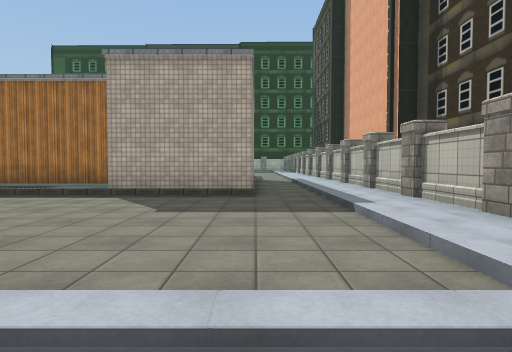
view 1 (above)

24 first-person views from a walk through a Unity game level. The camera is 1.2 m above the floor, tilts 2° down and sees 75° across. The floor is counted in squares, 2 m on a side. Each view is taken from the middle of a square. On the plan, view 1 faces up. The plan holds only what a view shows up to about 10 squares ahead; the rest is blank. The place goes on beyond the plan. The player is left out. Some surface patterns are stand-ins.

view 2
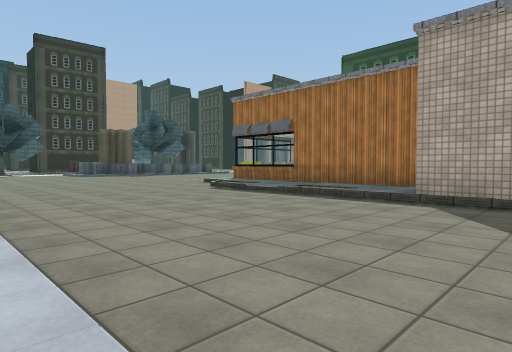

view 3
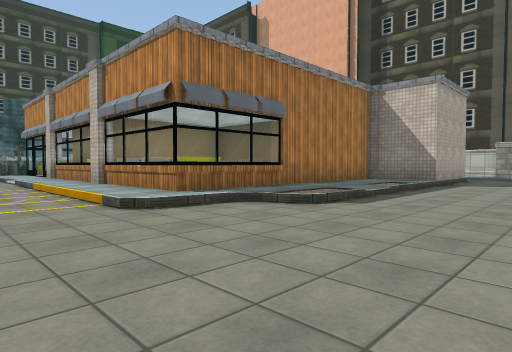

view 4
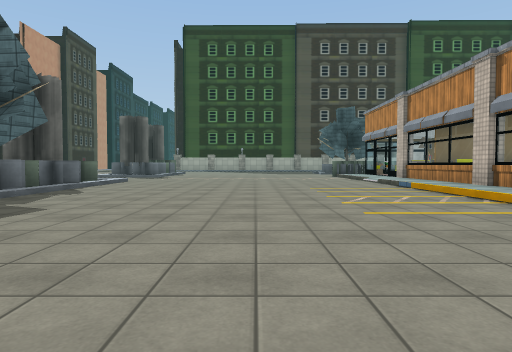

view 5
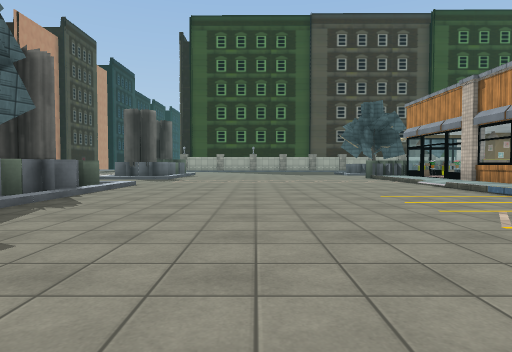

view 6
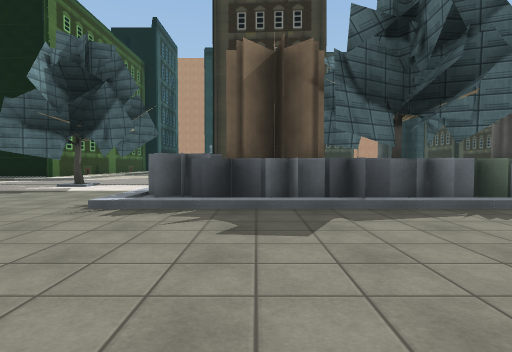

view 7
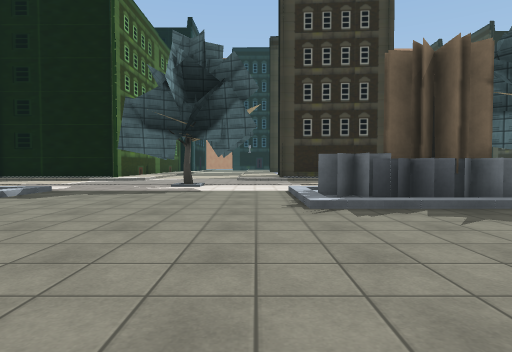

view 8
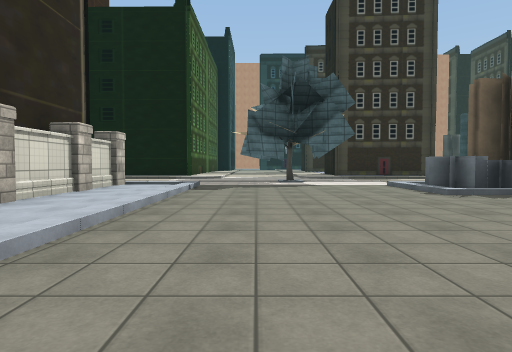

view 9
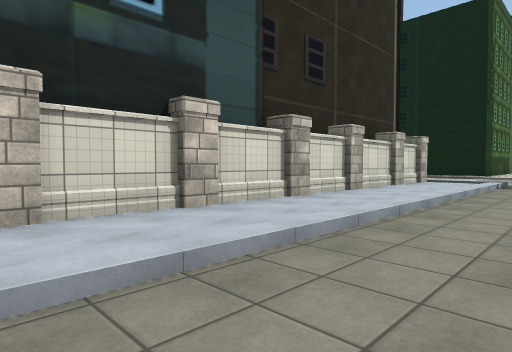

view 10
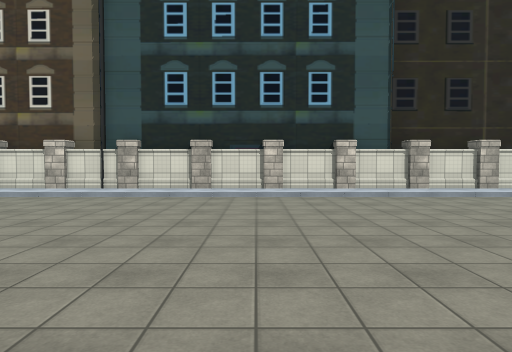

view 11
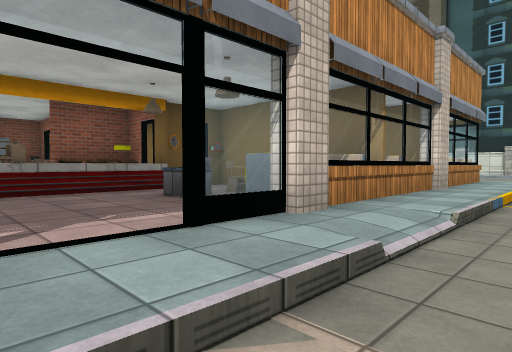

view 12
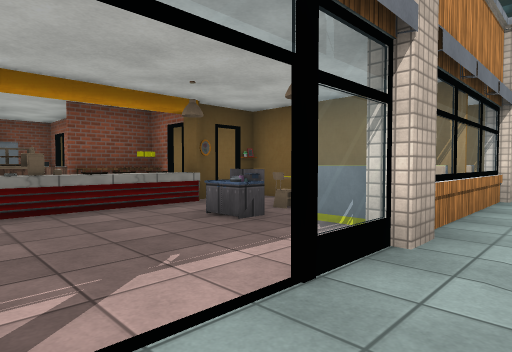

view 13
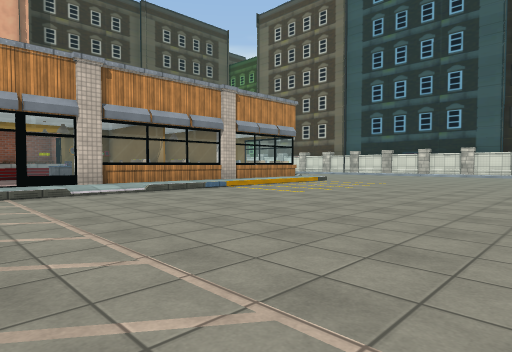

view 14
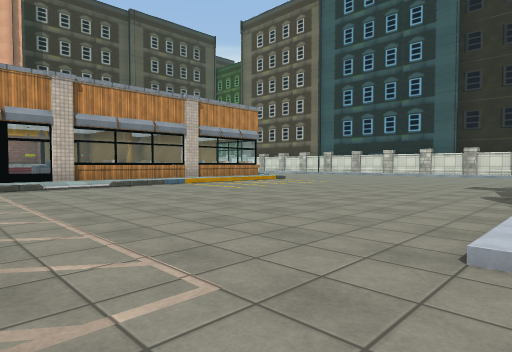

view 15
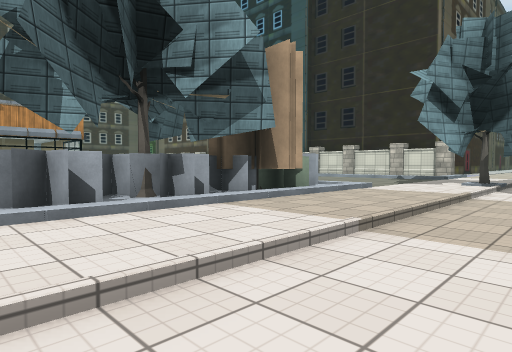

view 16
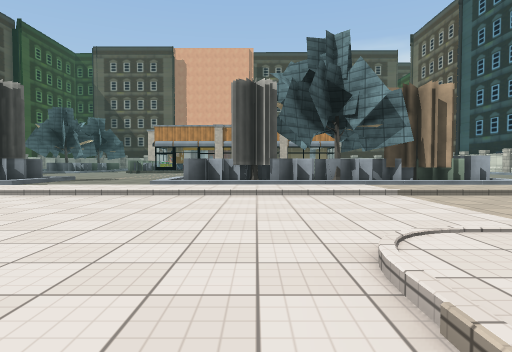

view 17
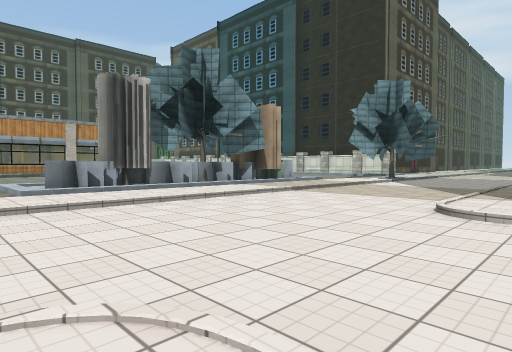

view 18
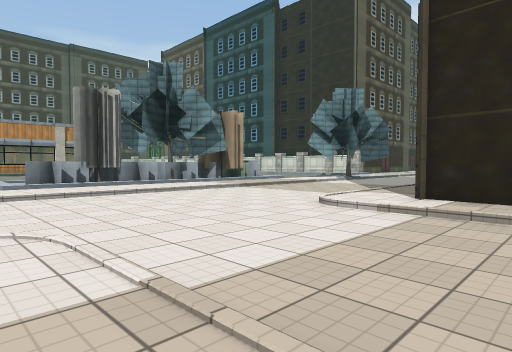

view 19
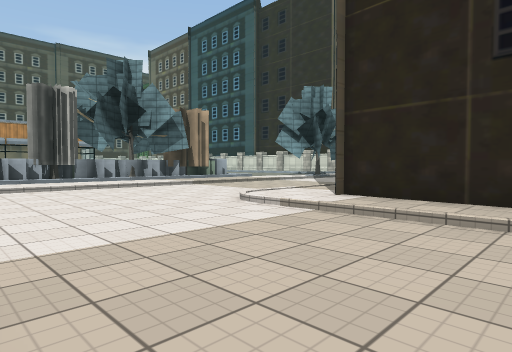

view 20
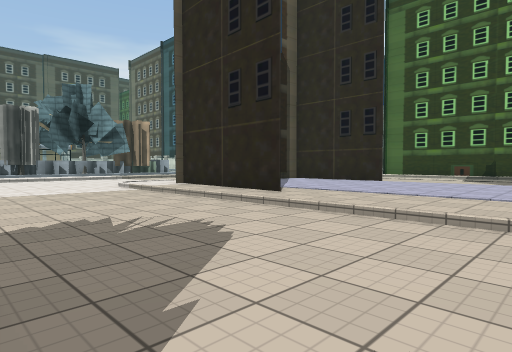

view 21
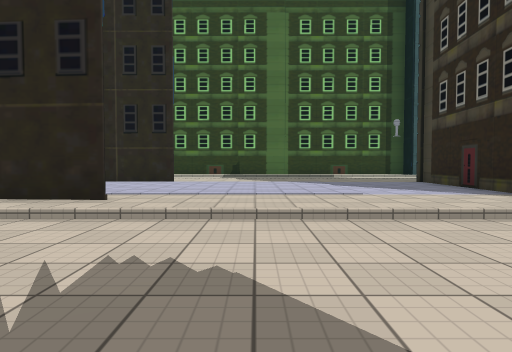

view 22
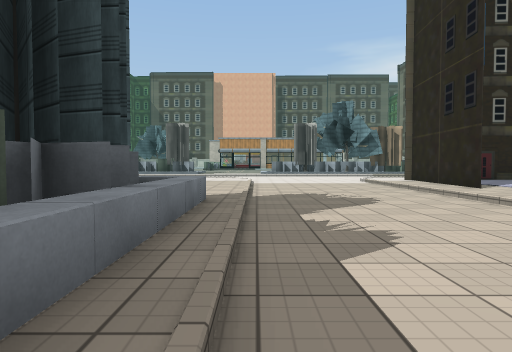

view 23
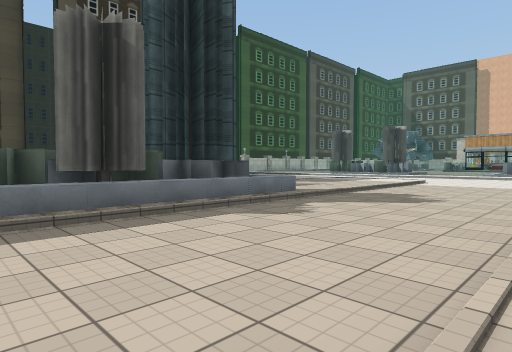

view 24
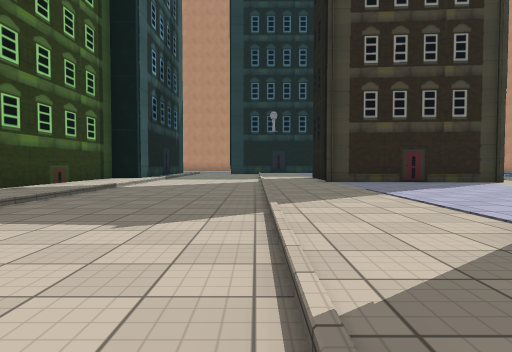

### Floor plan
Key: @ floor where view 1 was taken; # wall or solid block; . main floor; : floor 0.25 m higher than the main floor; - floor 0.25 m lower than the main floor; / step, stairs or slope; = window, fence, low wall or low ledge; ^ raised ledge; P pillar; B bin; O other object.
Columns run from 42 left of view 1 to 3 right of it. Each row starts with its distance up from view 1.
 19  #####O          -........... .//::
 18  OOOOO^.......----............./:::OO   O
 17 //////////////----............./=:O:^OOOOO
 16 ------------------../#/......../#OB#OO
 15 ------------------..###......../=OO##
 14 ------------------...##......../=O  ####
 13 ............./----..O O......../=   #
 12  # .....##### ----...OO......../# #O#
 11  #.........  .----..OOO......../#O OO
 10  #.........  .----..OOO......../#O  #     #. #
  9  #.........  .----..###......../#==#####   .PO
  8  #.........  .----../#/........///:::::#   . #
  7  # .....###   -- -..///..........//////####. #
  6  ..........      -..........................PO
  5  ///////////     - ..........................#
  4  ----------      -#.........................PO
  3  ---------        ..........................
  2  --------         ..........................
  1  ......           ../////// /////// //////
  0  ....               /.P.P.P P  O.O   P.O  @
 -1  ####               P# #OOOOOOOPOP###O#

Positions as (right, up) in squares from view 1, and headings:
1: (0, 0), facing up
2: (-1, 1), facing up-left
3: (-13, 4), facing up-right
4: (-15, 5), facing up
5: (-16, 7), facing up
6: (-15, 9), facing left
7: (-15, 6), facing left
8: (-13, 3), facing left
9: (-11, 3), facing down-left
10: (-11, 9), facing down
11: (-12, 19), facing down-right
12: (-11, 19), facing down-right
13: (-18, 19), facing down-right
14: (-20, 19), facing down-right
15: (-26, 14), facing down-right
16: (-31, 14), facing right
17: (-30, 18), facing down-right
18: (-32, 18), facing down-right
19: (-33, 17), facing down-right
20: (-38, 17), facing down-right
21: (-36, 17), facing down
22: (-41, 17), facing right
23: (-42, 13), facing up-right
24: (-31, 5), facing left
